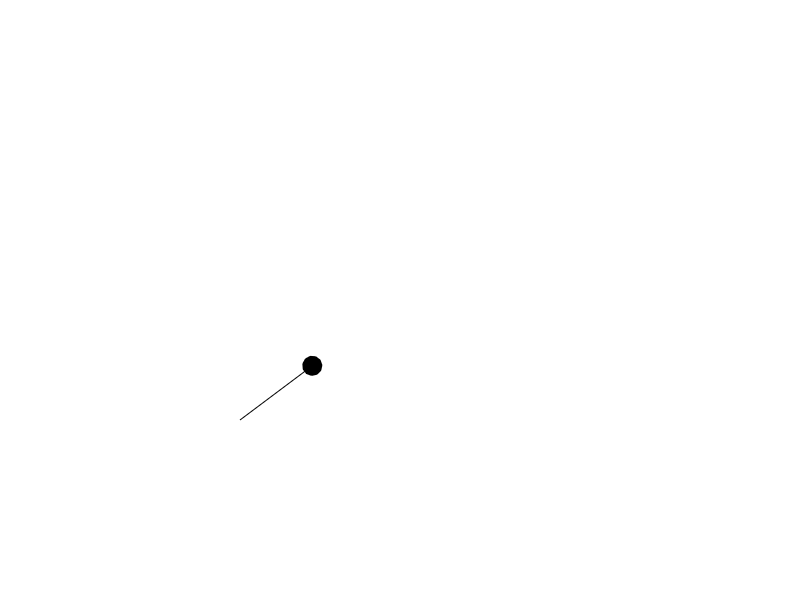

This figure's MATLAB source: (Note: this script raises an error after producing the figure.)
function add_arrow_fun(N,S)
% add_arrow_fun(N,S)
% Inserts N arrows with a circular head of size S
% Defaults: N=1, S=3

%Set defaults for N and S
if(~exist('N','var'))  %if headsize was not supplied, default to 3
    N = 1;
end
if(~exist('S','var'))  %if headsize was not supplied, default to 3
    S = 3;
end

for iii=1:N
    hdumdum = annotation('arrow');
    set(hdumdum,'HeadStyle','ellipse')
    set(hdumdum,'HeadSize',S)
end
